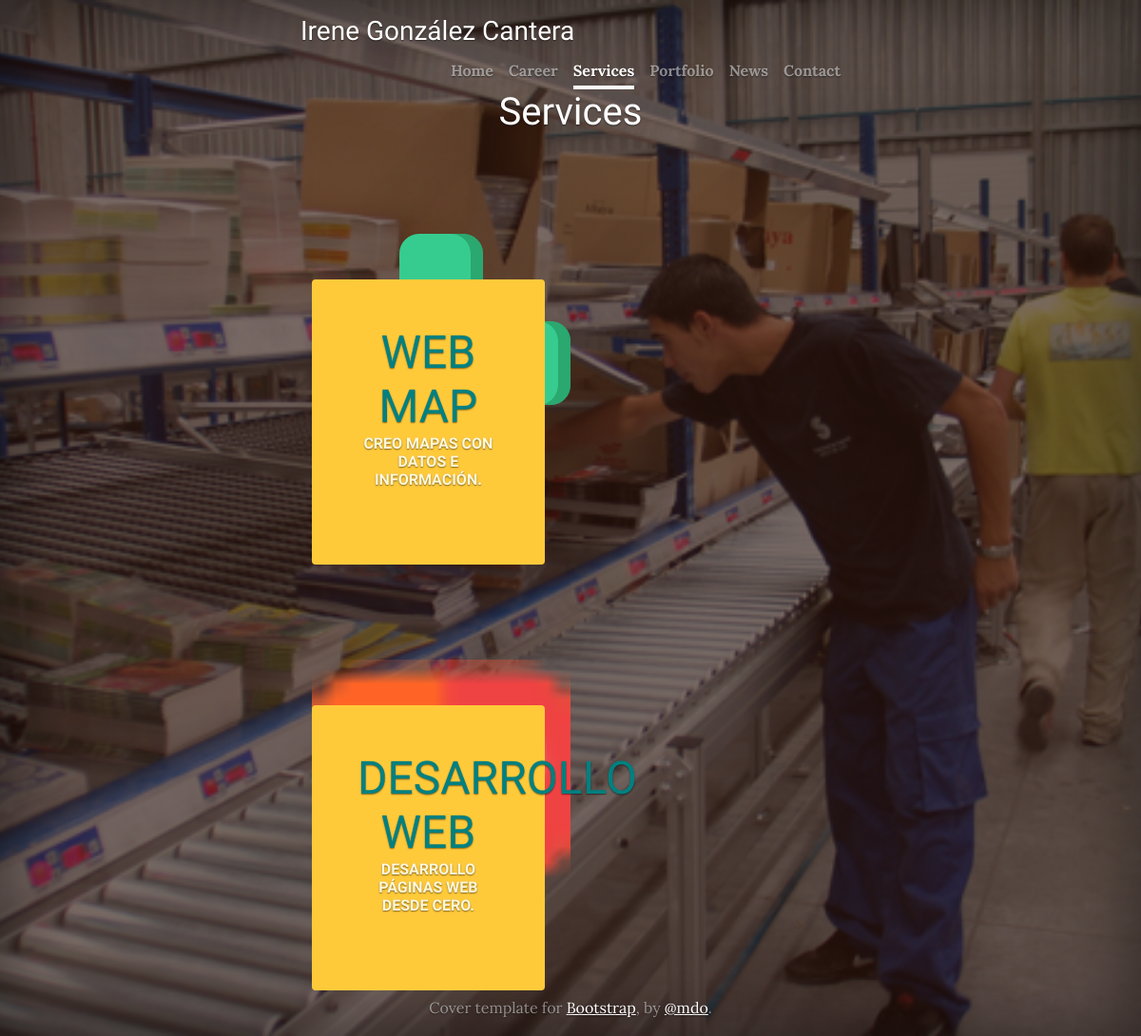
Page /services/ on the committed database.
### servicesapp/models.py (models this page shows, shortened)
class Service(models.Model):
    title=models.CharField(max_length=50)
    content=models.CharField(max_length=50)
    image=models.ImageField(upload_to='services')
    created=models.DateField(auto_now_add=True)
    updated=models.DateField(auto_now_add=True)
    class Meta:
        verbose_name='service'
        verbose_name_plural='services'
        ordering=['created']

### servicesapp/views.py (the view)
# urls.py: path('', views.service, name="Services"),
def service(request):
    services=Service.objects.all()
    return render(request, "services/service.html", {"services": services})

### servicesapp/templates/services/service.html (shortened to what this page needs)
{% extends "professional_web_app/base.html" %}
{% load static %}
{% block content %}
        <h1>Services</h1>
        {% for service in services %}
        <div><p></p></div>
        <section class="page-section clearfix">
        <div class="container">
            <div class="intro">
            <div class="intro-text left-0 text-center bg-faded p-5 rounded">
                <h1 class="section-heading mb-4">
                <span class="section-heading-lower" style="color: teal;">{{service.title}}</span>
                <span class="section-heading-upper">{{service.content}}</span>
                </h1>
            </div>
            </div>
        </div>
        </section>
        {% endfor %}
{% endblock %}

### professional_web_app/static/css/cover.css (style rules this page uses)
body { text-shadow: 0 .05rem .1rem rgba(0, 0, 0, .5); box-shadow: inset 0 0 5rem rgba(0, 0, 0, .5); }

### professional_web_app/static/css/gestion.css (style rules this page uses)
body { font-family: 'Lora'; background: linear-gradient(rgba(47, 23, 15, 0.65), rgba(47, 23, 15, 0.65)), url("../img/bg_main.jpg"); background-attachment: fixed; background-position: center; background-size: cover; }
h1, h2, h3, h4, h5, h6 { font-family: 'Raleway'; }
.page-section { margin-top: 5rem; margin-bottom: 5rem; }
.section-heading { text-transform: uppercase; }
.section-heading .section-heading-upper { display: block; font-size: 1rem; font-weight: 800; padding-bottom:.5rem; }
.section-heading .section-heading-lower { display: block; font-size: 3rem; font-weight: 100; }
.bg-faded { background-color: rgba(255, 255, 255, 0.85); }
.intro { position: relative; }
@media (min-width: 992px) { .intro .intro-text { left: 600; width: 60%; margin-top: 3rem; background-color: rgb(255, 202, 58); color: cornsilk; position: absolute; } }
@media (min-width: 1200px) { .intro .intro-text { width: 45%; } }

### rows in the picture
Service: title "WEB MAP", content "CREO MAPAS CON DATOS E INFORMACIÓN."
Service: title "DESARROLLO WEB", content "DESARROLLO PÁGINAS WEB DESDE CERO."
